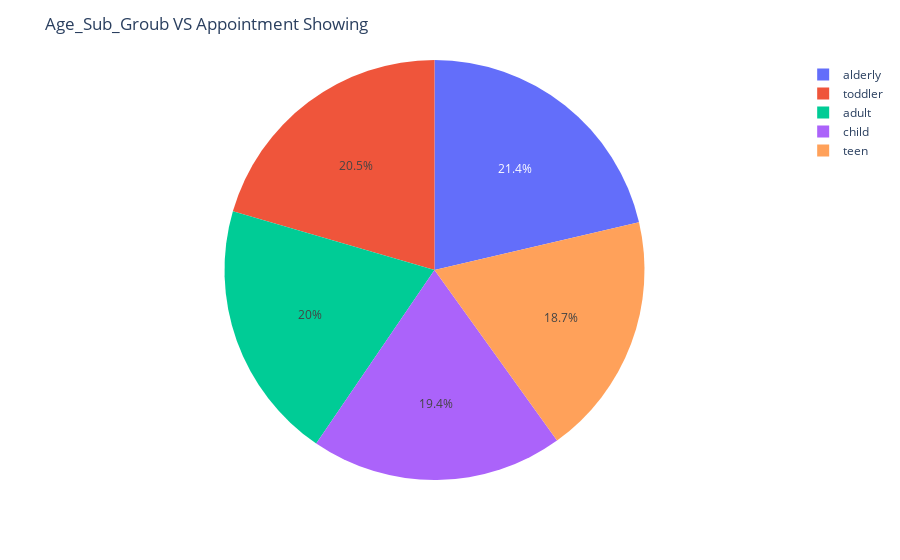
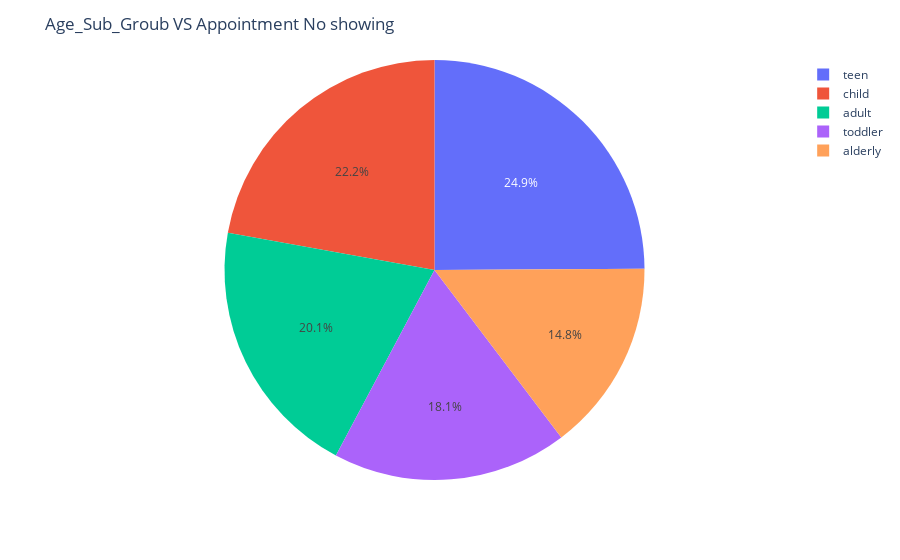

The cell these charts' notebook holds for them, in order:
### Markdown cell above
###  Does the age of patients affect on show or no-show ?

### Code cell
data_visual(df, 'age_sub_groub')

### Figure 1 — Plotly figure (JSON) as saved in the notebook; plotly's stock layout.template omitted (floating-point values rounded to 4 significant figures)
{"data": [{"domain": {"x": [0, 1], "y": [0, 1]}, "hovertemplate": "age_sub_groub=%{label}<br>show=%{value}<extra></extra>", "labels": ["toddler", "child", "teen", "adult", "alderly"], "legendgroup": "", "name": "", "showlegend": true, "type": "pie", "values": [0.8137, 0.772, 0.7436, 0.7935, 0.848]}], "layout": {"legend": {"tracegroupgap": 0}, "margin": {"t": 60}, "title": {"text": "Age_Sub_Groub VS Appointment Showing"}}}

### Figure 2 — Plotly figure (JSON) as saved in the notebook; plotly's stock layout.template omitted (floating-point values rounded to 4 significant figures)
{"data": [{"domain": {"x": [0, 1], "y": [0, 1]}, "hovertemplate": "age_sub_groub=%{label}<br>no_show=%{value}<extra></extra>", "labels": ["toddler", "child", "teen", "adult", "alderly"], "legendgroup": "", "name": "", "showlegend": true, "type": "pie", "values": [0.1863, 0.228, 0.2564, 0.2065, 0.152]}], "layout": {"legend": {"tracegroupgap": 0}, "margin": {"t": 60}, "title": {"text": "Age_Sub_Groub VS Appointment No showing"}}}
